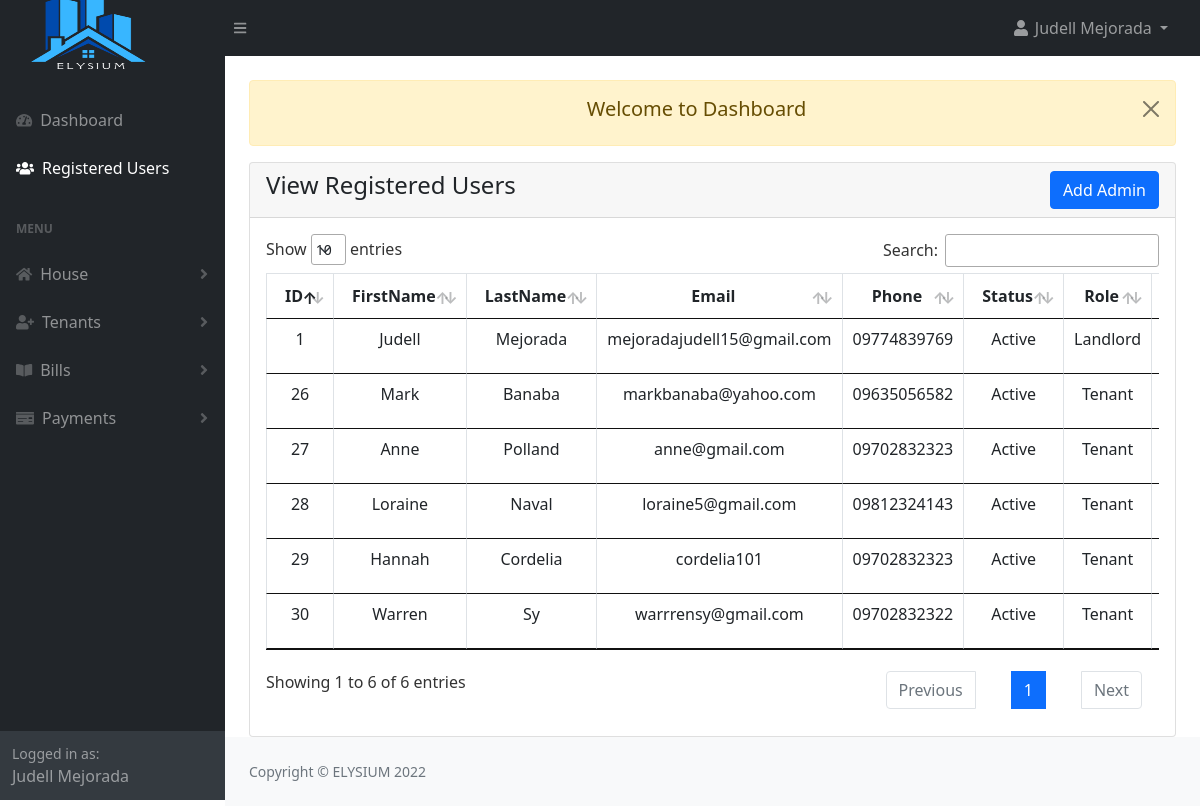
Screenshot of /admin/view-register.php (signed in) with the database file from the repository.
### tables this page shows
CREATE TABLE `users` (
  `id` int(11) NOT NULL,
  `fname` varchar(191) NOT NULL,
  `lname` varchar(191) NOT NULL,
  `email` varchar(191) NOT NULL,
  `phone` varchar(15) DEFAULT NULL,
  `password` varchar(191) NOT NULL,
  `verify_token` varchar(200) NOT NULL,
  `role_as` tinyint(1) NOT NULL DEFAULT 0,
  `status` tinyint(1) NOT NULL DEFAULT 0 COMMENT '0-inactive, 1 -active, 2- delete',
  `created_at` timestamp NOT NULL DEFAULT current_timestamp()
);

### admin/view-register.php (the view, shortened to what this page needs)
<?php
include("authentication.php");
include("includes/header.php");
?>
<div class="container-fluid px-4">
    <div class="row mt-4">
        <div class="col-md-12">
			<?php include('message.php'); ?>
            <div class="card">
                <div class="card-header">
                    <h4>View Registered Users
                        <a href="add-admin.php" class="btn btn-primary float-end">Add Admin</a>
                    </h4>
                </div>
                <div class="card-body">
                <div class="table-responsive">
                    <table id="myDataTable" class="table table-bordered table-stripe">
                        <thead>
                            <tr>
                                <th class="text-center">ID</th>
                                <th class="text-center">FirstName</th>
                                <th class="text-center">LastName</th>
                                <th class="text-center">Email</th>
                                <th class="text-center">Phone</th>
                                <th class="text-center">Status</th>
                                <th class="text-center">Role</th>
                                <th class="text-center">Edit</th>
                            </tr>
                        </thead>
                        <tbody>
                            <?php
                                $users = "SELECT * FROM users WHERE status != '2' ";
                                $users_run = mysqli_query($con,$users);
                                if(mysqli_num_rows($users_run) > 0 )
                                {
                                    foreach($users_run as $user)
                                    {
                                        ?>
                                        <tr>
                                            <td class="text-center"><?= $user['id'] ?></td>
                                            <td class="text-center"><?= $user['fname'] ?></td>
                                            <td class="text-center"><?= $user['lname'] ?></td>
                                            <td class="text-center"><?= $user['email'] ?></td>
                                            <td class="text-center"><?= $user['phone'] ?></td>
                                            <td class="text-center">
                                                <?= $user['status'] == '1' ? 'Active':'Inactive' ?>
                                            </td>
                                            <td class="text-center">
                                                <?php
                                                    if($user['role_as'] == '1') { echo 'Landlord'; } else { echo 'Tenant'; }
                                                ?>
                                            </td>
                                            <td class="text-center">
                                            </td>
                                        </tr>
                                        <?php
                                    }
                                }
                                else
                                {
                                    ?>
                                    <tr>
                                            <td colspan="6"> No Record Found</td>
                                    </tr>
                                    <?php
                                }
                            ?>
                        </tbody>
                    </table>
                </div>
                </div>
            </div>
        </div>
    </div>
</div>
<?php
include("includes/footer.php");
include("includes/scripts.php");
?>

### rows the page displays
users: id "1", fname "Judell", lname "Mejorada", email "mejoradajudell15@gmail.com", phone "09774839769", status "Active", role_as "Landlord"
users: id "26", fname "Mark", lname "Banaba", email "markbanaba@yahoo.com", phone "09635056582", status "Active", role_as "Tenant"
users: id "27", fname "Anne", lname "Polland", email "anne@gmail.com", phone "09702832323", status "Active", role_as "Tenant"
users: id "28", fname "Loraine", lname "Naval", email "loraine5@gmail.com", phone "09812324143", status "Active", role_as "Tenant"
users: id "29", fname "Hannah", lname "Cordelia", email "cordelia101", phone "09702832323", status "Active", role_as "Tenant"
users: id "30", fname "Warren", lname "Sy", email "warrrensy@gmail.com", phone "09702832322", status "Active", role_as "Tenant"

### other values shown
$_SESSION['auth_user']['user_name'] "Judell Mejorada"
$_SESSION['message'] "Welcome to Dashboard"
